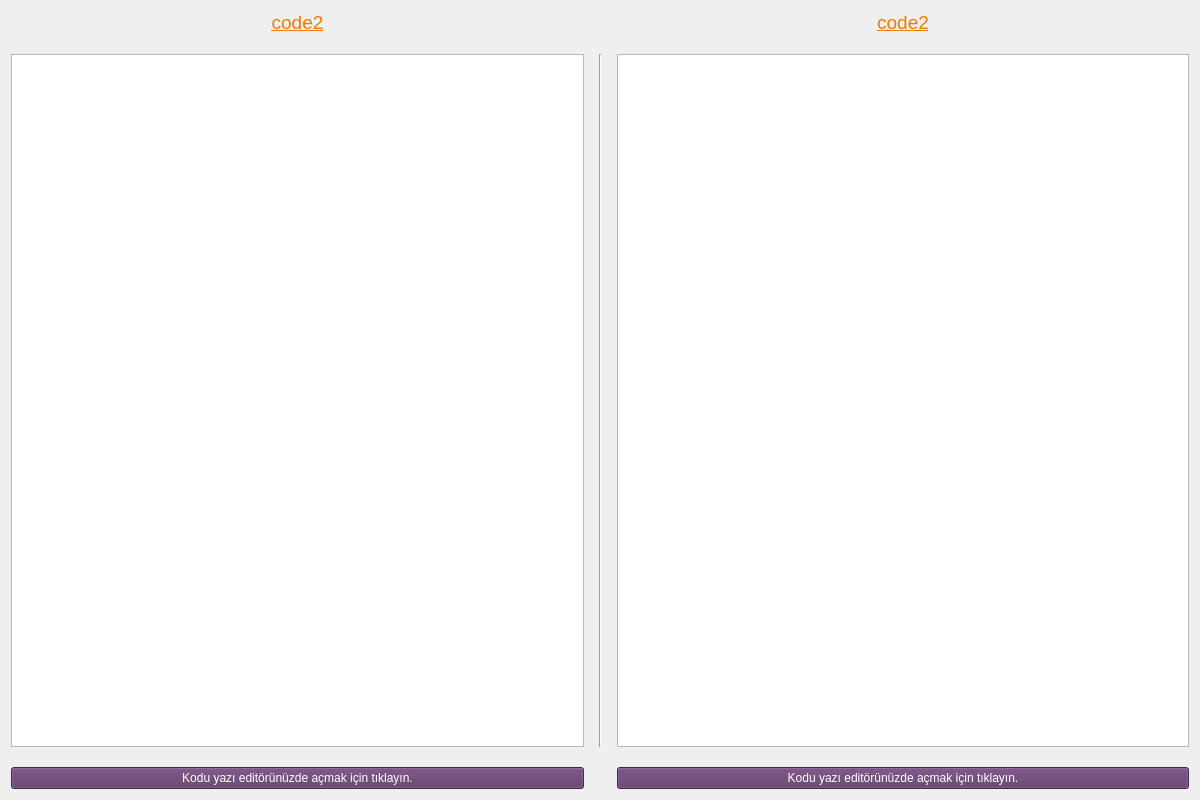
<?xml version="1.0" encoding="UTF-8"?>
<ui version="4.0">
 <class>CodeWindow</class>
 <widget class="QWidget" name="CodeWindow">
  <property name="geometry">
   <rect>
    <x>0</x>
    <y>0</y>
    <width>1200</width>
    <height>800</height>
   </rect>
  </property>
  <property name="windowTitle">
   <string>Kodlar</string>
  </property>
  <layout class="QGridLayout" name="gridLayout" rowstretch="0,0,0" columnstretch="0,0,0" rowminimumheight="0,0,0">
   <property name="horizontalSpacing">
    <number>15</number>
   </property>
   <property name="verticalSpacing">
    <number>20</number>
   </property>
   <item row="1" column="0">
    <widget class="QTextBrowser" name="code1_full">
     <property name="font">
      <font>
       <pointsize>12</pointsize>
      </font>
     </property>
    </widget>
   </item>
   <item row="0" column="2">
    <widget class="QLabel" name="code2_label">
     <property name="font">
      <font>
       <pointsize>14</pointsize>
       <underline>true</underline>
      </font>
     </property>
     <property name="styleSheet">
      <string notr="true">QLabel
{
	color: rgb(245, 121, 0);
}</string>
     </property>
     <property name="text">
      <string>code2</string>
     </property>
     <property name="alignment">
      <set>Qt::AlignCenter</set>
     </property>
    </widget>
   </item>
   <item row="1" column="2">
    <widget class="QTextBrowser" name="code2_full">
     <property name="font">
      <font>
       <pointsize>12</pointsize>
      </font>
     </property>
     <property name="styleSheet">
      <string notr="true"/>
     </property>
    </widget>
   </item>
   <item row="0" column="0">
    <widget class="QLabel" name="code1_label">
     <property name="font">
      <font>
       <pointsize>14</pointsize>
       <underline>true</underline>
      </font>
     </property>
     <property name="styleSheet">
      <string notr="true">QLabel
{
	color: rgb(245, 121, 0);
}</string>
     </property>
     <property name="text">
      <string>code2</string>
     </property>
     <property name="alignment">
      <set>Qt::AlignCenter</set>
     </property>
    </widget>
   </item>
   <item row="2" column="2">
    <widget class="QPushButton" name="code2_push">
     <property name="cursor">
      <cursorShape>PointingHandCursor</cursorShape>
     </property>
     <property name="styleSheet">
      <string notr="true">QPushButton
{
	background: rgb(92, 53, 102);
	color: #FFF;
}</string>
     </property>
     <property name="text">
      <string>Kodu yazı editörünüzde açmak için tıklayın.</string>
     </property>
    </widget>
   </item>
   <item row="2" column="0">
    <widget class="QPushButton" name="code1_push">
     <property name="cursor">
      <cursorShape>PointingHandCursor</cursorShape>
     </property>
     <property name="styleSheet">
      <string notr="true">QPushButton
{
	background: rgb(92, 53, 102);
	color: #FFF;
}</string>
     </property>
     <property name="text">
      <string>Kodu yazı editörünüzde açmak için tıklayın.</string>
     </property>
    </widget>
   </item>
   <item row="1" column="1">
    <widget class="Line" name="line">
     <property name="orientation">
      <enum>Qt::Vertical</enum>
     </property>
    </widget>
   </item>
  </layout>
 </widget>
 <resources/>
 <connections/>
</ui>
